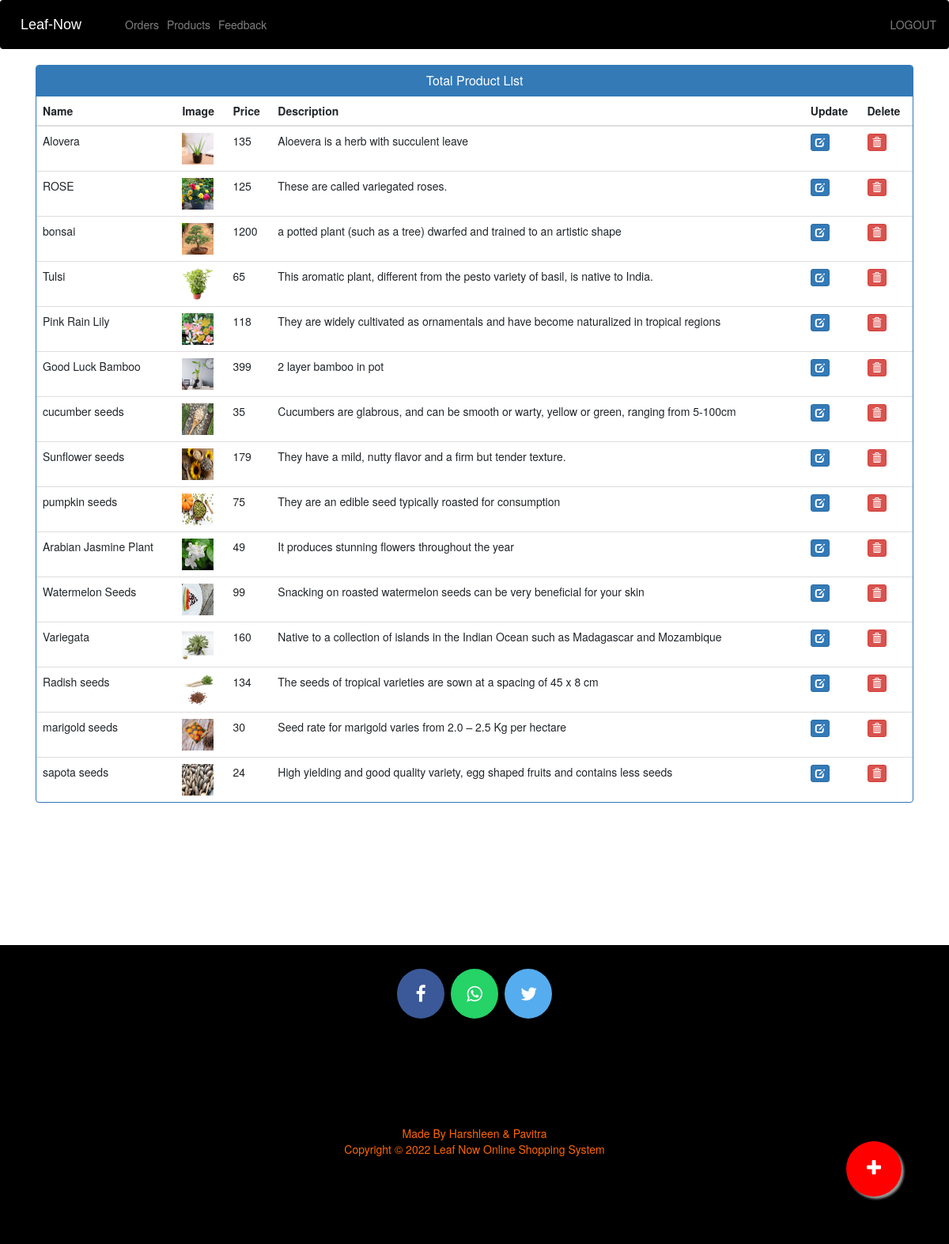
The page /admin-products (signed in) on the database its author committed.
### ecom/models.py (models this page shows, shortened)
class Product(models.Model):
    name=models.CharField(max_length=40)
    product_image= models.ImageField(upload_to='product_image/',null=True,blank=True)
    price = models.PositiveIntegerField()
    description=models.CharField(max_length=90)

### ecom/views.py (the view)
# urls.py: path('admin-products', views.admin_products_view,name='admin-products'),
@login_required(login_url='adminlogin')
def admin_products_view(request):
    products=models.Product.objects.all()
    return render(request,'ecom/admin_products.html',{'products':products})

### templates/ecom/admin_products.html (shortened to what this page needs)
{% extends 'ecom/admin_base.html' %}
{% load static %}
{% block content %}
<head>
  <link href="//netdna.bootstrapcdn.com/bootstrap/3.0.0/css/bootstrap.min.css" rel="stylesheet" id="bootstrap-css">
</head>
<div class="container">
  <div class="panel panel-primary">
    <div class="panel-heading">
      <h6 class="panel-title">Total Product List</h6>
    </div>
    <table class="table table-hover" id="dev-table">
      <thead>
        <tr>
          <th>Name</th>
          <th>Image</th>
          <th>Price</th>
          <th>Description</th>
          <th>Update</th>
          <th>Delete</th>
        </tr>
      </thead>
      {% for p in products %}
  {% if p %}
      <tr>
        <td> {{p.name}}</td>
        <td> <img src="{% static p.product_image.url %}" alt="Profile Pic" height="40px" width="40px" /></td>
        <td>{{p.price}}</td>
        <td>{{p.description}}</td>
        <td><a class="btn btn-primary btn-xs" href="{% url 'update-product' p.id  %}"><span class="glyphicon glyphicon-edit"></span></a></td>
        <td><a class="btn btn-danger btn-xs" href="{% url 'delete-product' p.id  %}"><span class="glyphicon glyphicon-trash"></span></a></td>
      </tr>
      {%else%}
      <br><br><br>
      <h1>no products</h1>
      {% endif %}
      {% endfor %}
    </table>
  </div>
</div>
<a href="/admin-add-product" class="float">
<i class="fa fa-plus my-float"></i>
</a>
{% endblock content %}

### templates/ecom/admin_base.html (style rules this page uses)
.fa { font-size: 23px; width: 60px; text-align: center; text-decoration: none; margin: 5px 2px; border-radius: 50%; }

### templates/ecom/admin_products.html (style rules this page uses)
a:link { text-decoration: none; }
h6 { text-align: center; }
.float { position:fixed; width:70px; height:70px; bottom:60px; right:60px; background-color:red; color:#FFF; border-radius:50px; text-align:center; box-shadow: 3px 3px 3px #999; }
.my-float { margin-top:22px; }

### rows shown on the page
Product: name "Alovera", product_image (picture), price "135", description "Aloevera is a herb with succulent leave"
Product: name "ROSE", product_image (picture), price "125", description "These are called variegated roses."
Product: name "bonsai", product_image (picture), price "1200", description "a potted plant (such as a tree) dwarfed and trained to an artistic shape"
Product: name "Tulsi", product_image (picture), price "65", description "This aromatic plant, different from the pesto variety of basil, is native to India."
Product: name "Pink Rain Lily", product_image (picture), price "118", description "They are widely cultivated as ornamentals and have become naturalized in tropical regions"
Product: name "Good Luck Bamboo", product_image (picture), price "399", description "2 layer bamboo in pot"
Product: name "cucumber seeds", product_image (picture), price "35", description "Cucumbers are glabrous, and can be smooth or warty, yellow or green, ranging from 5-100cm"
Product: name "Sunflower seeds", product_image (picture), price "179", description "They have a mild, nutty flavor and a firm but tender texture."
Product: name "pumpkin seeds", product_image (picture), price "75", description "They are an edible seed typically roasted for consumption"
Product: name "Arabian Jasmine Plant", product_image (picture), price "49", description "It produces stunning flowers throughout the year"
Product: name "Watermelon Seeds", product_image (picture), price "99", description "Snacking on roasted watermelon seeds can be very beneficial for your skin"
Product: name "Variegata", product_image (picture), price "160", description "Native to a collection of islands in the Indian Ocean such as Madagascar and Mozambique"
Product: name "Radish seeds", product_image (picture), price "134", description "The seeds of tropical varieties are sown at a spacing of 45 x 8 cm"
Product: name "marigold seeds", product_image (picture), price "30", description "Seed rate for marigold varies from 2.0 – 2.5 Kg per hectare"
Product: name "sapota seeds", product_image (picture), price "24", description "High yielding and good quality variety, egg shaped fruits and contains less seeds"
